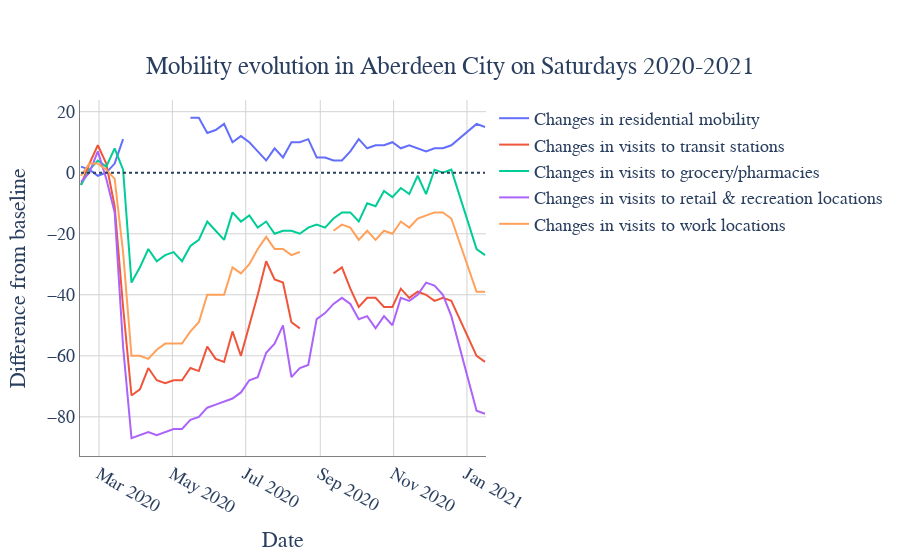

Notebook code for this chart:
### Code cell
get_plot(places[0], days[5])
